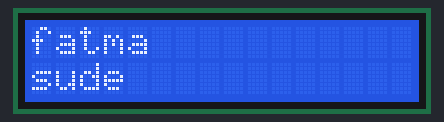
The sketch below on a simulated Arduino Uno, built with avr-gcc and run on an emulated ATmega328P. On the bench: 16×2 character LCD.

Above: at 0.1 s.

The sketch:

Hello_World1.ino
```cpp
#include <LCD_I2C.h>

LCD_I2C lcd(0x27, 16, 2);

void setup()
{
    lcd.begin();
    lcd.backlight();
}

void loop()
{
    lcd.print("fatma");
    lcd.setCursor(0, 1);
    lcd.print("sude");
    delay(500);

    // Flashing the backlight
    for (int i = 0; i < 5; ++i)
    {
        lcd.backlight();
        delay(50);
        lcd.noBacklight();
        delay(50);
    }

    lcd.backlight();
    lcd.clear();
    delay(500);
}
```
